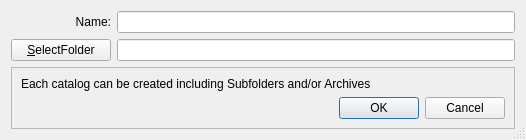
<?xml version="1.0" encoding="UTF-8"?>
<ui version="4.0">
 <class>DatabaseSettingDialog</class>
 <widget class="QDialog" name="DatabaseSettingDialog">
  <property name="geometry">
   <rect>
    <x>0</x>
    <y>0</y>
    <width>526</width>
    <height>140</height>
   </rect>
  </property>
  <property name="sizePolicy">
   <sizepolicy hsizetype="Preferred" vsizetype="Preferred">
    <horstretch>0</horstretch>
    <verstretch>0</verstretch>
   </sizepolicy>
  </property>
  <property name="maximumSize">
   <size>
    <width>16777215</width>
    <height>140</height>
   </size>
  </property>
  <property name="acceptDrops">
   <bool>true</bool>
  </property>
  <property name="windowTitle">
   <string>Create new Catalog</string>
  </property>
  <property name="sizeGripEnabled">
   <bool>true</bool>
  </property>
  <layout class="QFormLayout" name="formLayout">
   <item row="0" column="0">
    <widget class="QLabel" name="label">
     <property name="sizePolicy">
      <sizepolicy hsizetype="Maximum" vsizetype="Preferred">
       <horstretch>0</horstretch>
       <verstretch>0</verstretch>
      </sizepolicy>
     </property>
     <property name="minimumSize">
      <size>
       <width>100</width>
       <height>0</height>
      </size>
     </property>
     <property name="text">
      <string>Name:</string>
     </property>
     <property name="alignment">
      <set>Qt::AlignRight|Qt::AlignTrailing|Qt::AlignVCenter</set>
     </property>
    </widget>
   </item>
   <item row="0" column="1">
    <widget class="QLineEdit" name="nameEdit">
     <property name="acceptDrops">
      <bool>false</bool>
     </property>
    </widget>
   </item>
   <item row="1" column="0">
    <widget class="QPushButton" name="selectFolderButton">
     <property name="minimumSize">
      <size>
       <width>100</width>
       <height>0</height>
      </size>
     </property>
     <property name="text">
      <string>&amp;SelectFolder</string>
     </property>
    </widget>
   </item>
   <item row="1" column="1">
    <widget class="QLineEdit" name="pathEdit"/>
   </item>
   <item row="2" column="0" colspan="2">
    <widget class="QFrame" name="frame">
     <property name="sizePolicy">
      <sizepolicy hsizetype="Expanding" vsizetype="Preferred">
       <horstretch>0</horstretch>
       <verstretch>0</verstretch>
      </sizepolicy>
     </property>
     <property name="frameShape">
      <enum>QFrame::StyledPanel</enum>
     </property>
     <property name="frameShadow">
      <enum>QFrame::Raised</enum>
     </property>
     <layout class="QFormLayout" name="formLayout_2">
      <item row="1" column="0" colspan="2">
       <widget class="QDialogButtonBox" name="buttonBox">
        <property name="styleSheet">
         <string notr="true"/>
        </property>
        <property name="orientation">
         <enum>Qt::Horizontal</enum>
        </property>
        <property name="standardButtons">
         <set>QDialogButtonBox::Cancel|QDialogButtonBox::Ok</set>
        </property>
       </widget>
      </item>
      <item row="0" column="0">
       <widget class="QLabel" name="label_2">
        <property name="text">
         <string extracomment="A message indicating that one catalog can register multiple subfolders at once">Each catalog can be created including Subfolders and/or Archives</string>
        </property>
       </widget>
      </item>
     </layout>
    </widget>
   </item>
  </layout>
 </widget>
 <resources/>
 <connections>
  <connection>
   <sender>buttonBox</sender>
   <signal>accepted()</signal>
   <receiver>DatabaseSettingDialog</receiver>
   <slot>accept()</slot>
   <hints>
    <hint type="sourcelabel">
     <x>262</x>
     <y>103</y>
    </hint>
    <hint type="destinationlabel">
     <x>262</x>
     <y>69</y>
    </hint>
   </hints>
  </connection>
  <connection>
   <sender>buttonBox</sender>
   <signal>rejected()</signal>
   <receiver>DatabaseSettingDialog</receiver>
   <slot>reject()</slot>
   <hints>
    <hint type="sourcelabel">
     <x>262</x>
     <y>103</y>
    </hint>
    <hint type="destinationlabel">
     <x>262</x>
     <y>69</y>
    </hint>
   </hints>
  </connection>
  <connection>
   <sender>nameEdit</sender>
   <signal>textChanged(QString)</signal>
   <receiver>DatabaseSettingDialog</receiver>
   <slot>handleNameLineEditTextChanged(QString)</slot>
   <hints>
    <hint type="sourcelabel">
     <x>315</x>
     <y>18</y>
    </hint>
    <hint type="destinationlabel">
     <x>262</x>
     <y>69</y>
    </hint>
   </hints>
  </connection>
  <connection>
   <sender>pathEdit</sender>
   <signal>textChanged(QString)</signal>
   <receiver>DatabaseSettingDialog</receiver>
   <slot>handlePathLineEditTextChanged(QString)</slot>
   <hints>
    <hint type="sourcelabel">
     <x>315</x>
     <y>44</y>
    </hint>
    <hint type="destinationlabel">
     <x>262</x>
     <y>69</y>
    </hint>
   </hints>
  </connection>
  <connection>
   <sender>selectFolderButton</sender>
   <signal>clicked()</signal>
   <receiver>DatabaseSettingDialog</receiver>
   <slot>handleSelectFolderButtonClicked()</slot>
   <hints>
    <hint type="sourcelabel">
     <x>58</x>
     <y>46</y>
    </hint>
    <hint type="destinationlabel">
     <x>262</x>
     <y>69</y>
    </hint>
   </hints>
  </connection>
 </connections>
 <slots>
  <slot>handleNameLineEditTextChanged(QString)</slot>
  <slot>handlePathLineEditTextChanged(QString)</slot>
  <slot>handleSelectFolderButtonClicked()</slot>
 </slots>
</ui>
